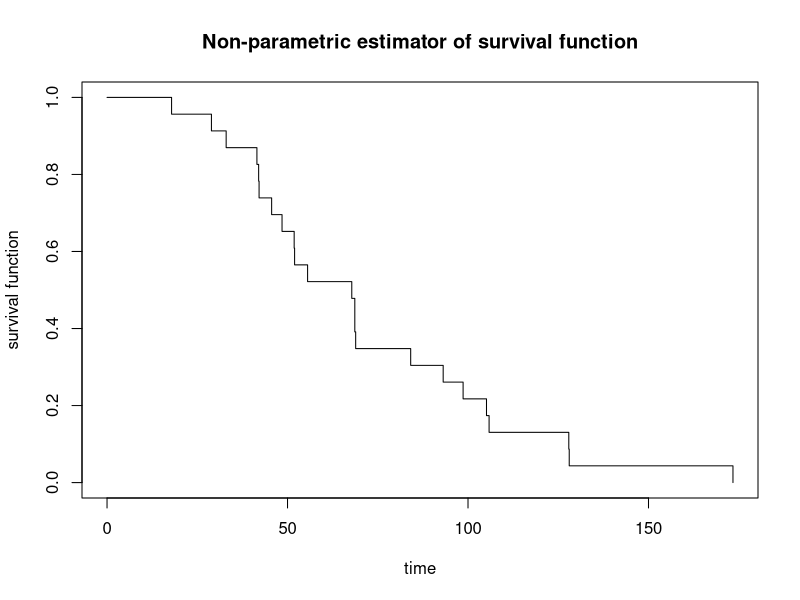

Here is the R script that generated this plot:
library(survival) # Attach the package survival
time<-c(17.88,28.92,33.0,41.52,42.12,45.60,48.48,51.84,51.96,54-12,55.56,67.80,
  68.64,68.64,68.88,84.12,93.12,98.64,105.12,105.84,127.92,128.04,173.4)
# Create a vector of survival times.
  
length(time)

status<-c(rep(1,23)) # Create a vector which indicates whether the
#survival time is censored or complete. 1 indicates complete and zero indicates censored
length(status)

ctrl<-data.frame(time,status);ctrl # Create a data set of the vectors time and status.
#attach(ctrl)
km.ctrl<-survfit(Surv(ctrl$time[1:23],ctrl$status[1:23])~1);km.ctrl # Create a survival object
plot(km.ctrl,conf.int=F,xlab= "time",ylab= "survival function",
     main="Non-parametric estimator of survival function", cex=.6) 
# Plot empirical survival curve.